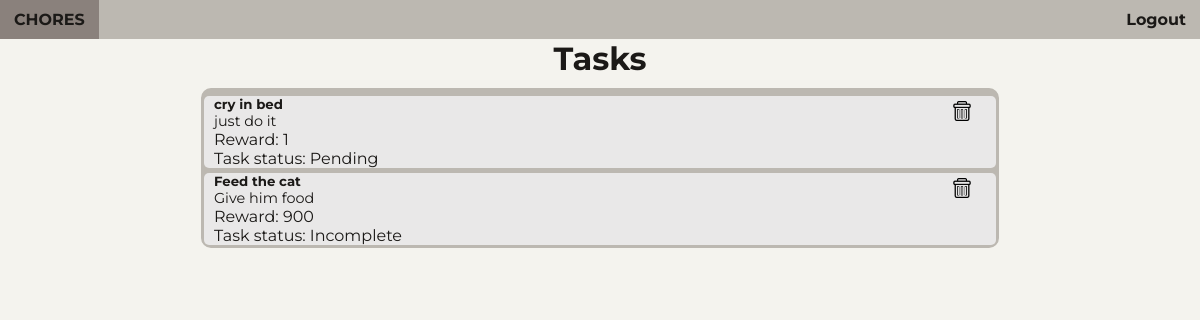
Screenshot of /chores/tasks/ (signed in) with the database file from the repository.
### chores/models.py (models this page shows)
class Task(models.Model):
    TASK_STATUS_CHOICES = {
        ('Incomplete', 'Incomplete'),
        ('Pending','Pending'),
        ('Complete','Complete')
    }
    household = models.ForeignKey('Household', on_delete=models.CASCADE)
    task_title = models.CharField(max_length=100)
    task_description = models.CharField(max_length = 1000, blank = True, null=True)
    task_status = models.CharField(max_length=100, choices=TASK_STATUS_CHOICES, default='Incomplete')
    date_assigned = models.DateField()
    task_reward = models.PositiveIntegerField()
    completed_by = models.ForeignKey('Person', on_delete=models.CASCADE, null= True, blank=True )

### chores/views.py (the view)
# urls.py: path('tasks/', views.tasks, name = 'tasks'),
def tasks(request):
    if not request.user.is_authenticated:
        return render(request, 'chores/login_error.html')
    current_user = request.user
    try:
        person = Person.objects.get(pk = current_user.id)
    except Person.DoesNotExist:
        return home(request)
    house_tasks = Task.objects.filter(household = person.household)
    context = {
        'tasks' : house_tasks,
    }
    return render(request, 'chores/tasks.html', context)

### chores/templates/chores/tasks.html (shortened to what this page needs)
<!DOCTYPE html>
<html lang="en">
<head>
    {% load static %}
    <link rel="stylesheet" href="{% static 'chores/style_home.css' %}">
</head>
<body>
    <header>
        <ul>
            <li style="float:left"><a href="{% url 'chores:index' %}">CHORES</a></li>
            <li><a href="{% url 'chores:logout' %}">Logout</a></li>
        </ul>
    </header>
    <h1>Tasks</h1>
    <div class="div-body">
        {% for task in tasks %}
        <div class = "div-content" style="display: flex">
            <div class = "left-div">
                <h5>{{task.task_title}}</h5>
                <p class = "task-desc">{{task.task_description}}</p>
                <p>Reward: {{task.task_reward}}</p>
                <p>Task status: {{task.task_status}}</p>
            </div>
            <div class = "right-div">
                <a href="delete/{{task.id}}"><img src="{% static 'chores/images/delete_icon.png' %}" alt="" style="width: 20px; height: auto"></a>
            </div>
        </div>
        {% endfor %}
    </div>
</body>

### chores/static/chores/style_home.css (style rules this page uses)
:root { --white: #f4f3ee; --light_grey: #bcb8b1; --grey: #e9e8e8; --dark_grey: #8a817c; --black: #1b1917; }
header ul { list-style-type: none; margin: 0; padding: 0; overflow: hidden; background-color: var(--light_grey); }
header li { float: right; }
header li a { display: block; font-weight: bold; color: var(--black); text-align: center; padding: 10px 14px; text-decoration: none; }
body { background-color: var(--white); font-family: "Montserrat", sans-serif; color: var(--black); margin: 0; padding: 0; }
h1 { margin: auto; text-align: center; }
.div-body { display: block; margin: 10px; margin-left: auto; margin-right: auto; width: 66%; background-color: var(--light_grey); border-color: var(--light_grey); border-radius: 10px; border-style: solid; }
.div-body h5 { margin: 0; margin-left: 10px; }
.div-content { background-color: var(--grey); margin-top: 5px; border-radius: 5px; }
.div-content p { margin: 0; margin-left: 10px; }
.div-content .task-desc { font-size: 90%; }
.left-div { width: 95%; float: left; }
.right-div { width: 5%; float: right; margin: 5px; }

### rows the page displays
Task: task_title "cry in bed", task_description "just do it", task_reward "1", task_status "Pending"
Task: task_title "Feed the cat", task_description "Give him food", task_reward "900", task_status "Incomplete"
